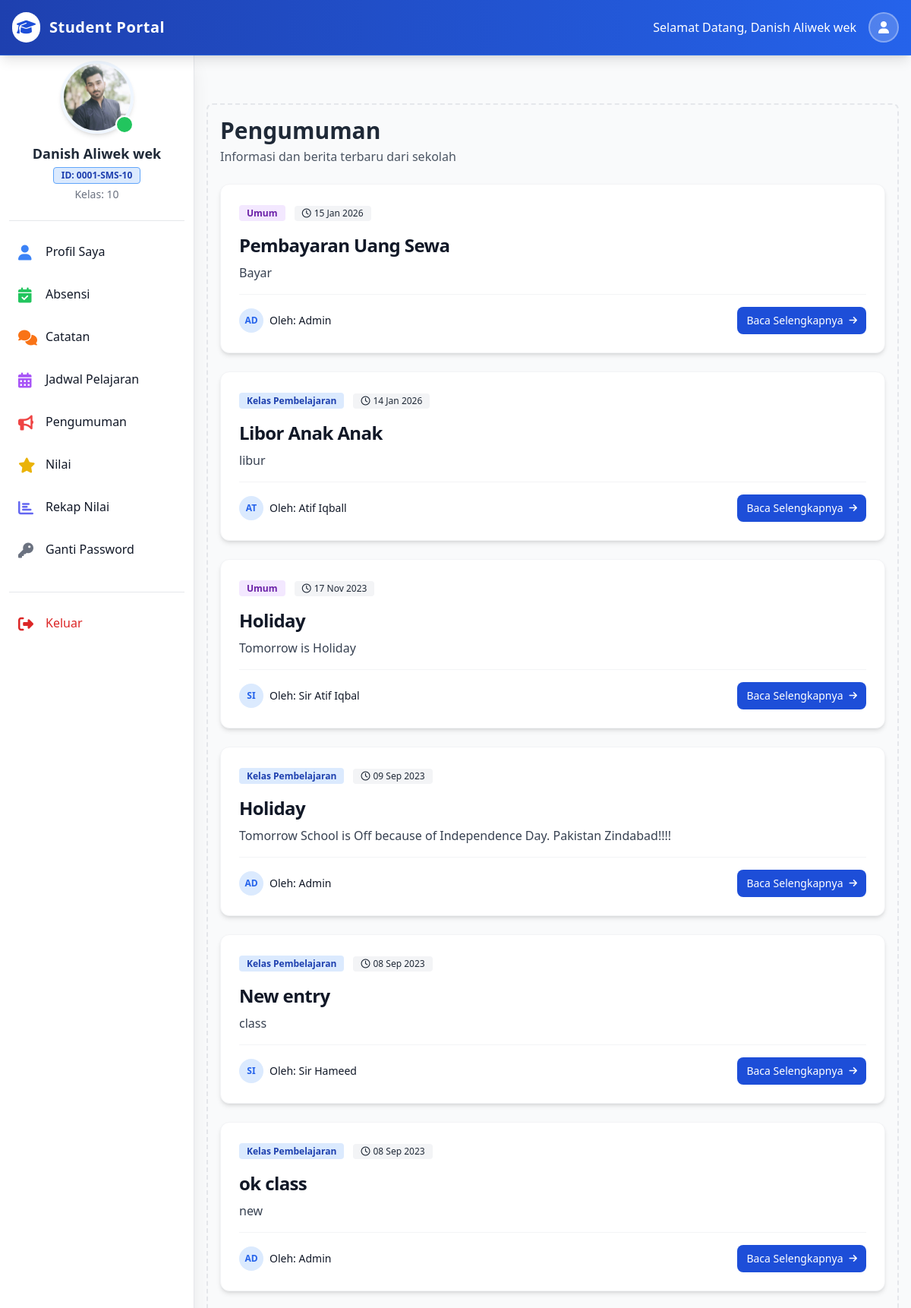
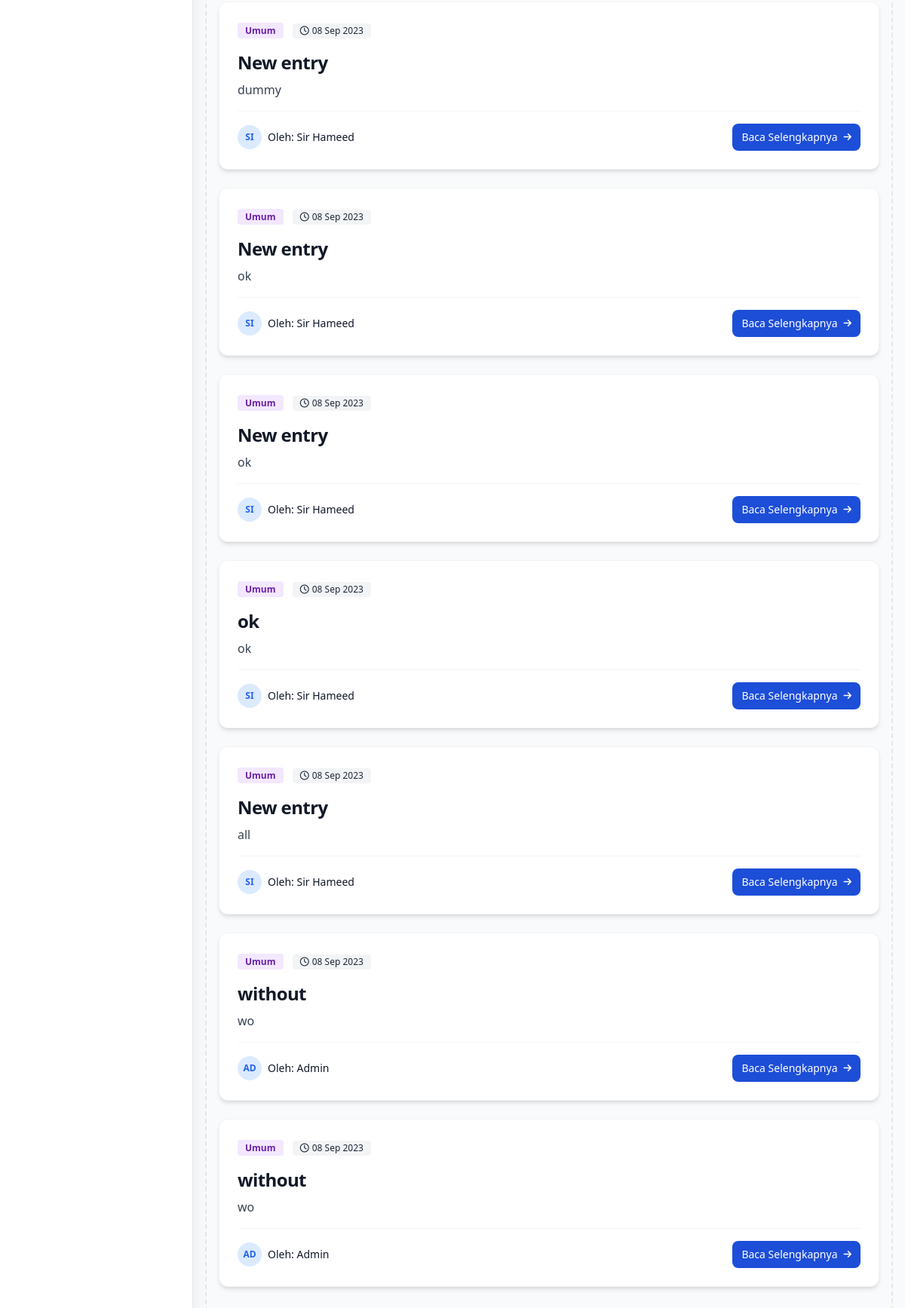
/siswa/index.php?pengumuman (signed in), run on the app's committed database (2 pictures, top to bottom).
### tables this page shows
CREATE TABLE `kelas` (
  `id_kelas` int NOT NULL,
  `nama_kelas` varchar(50) NOT NULL,
  `nama_mapel` varchar(300) NOT NULL,
  `nama_seksi` varchar(50) NOT NULL,
  `k_id_guru` int NOT NULL,
  `created_at` datetime NOT NULL DEFAULT CURRENT_TIMESTAMP
);

CREATE TABLE `pengumuman` (
  `id_pengumuman` int NOT NULL,
  `judul_pengumuman` varchar(50) NOT NULL,
  `ket_pengumuman` varchar(300) NOT NULL,
  `p_id_kelas` int DEFAULT NULL,
  `p_id_kirim` int NOT NULL,
  `pengirim` varchar(50) NOT NULL,
  `tanggal_pengumuman` datetime NOT NULL DEFAULT CURRENT_TIMESTAMP
);

### siswa/pengumuman.php (the view, shortened to what this page needs)
<div class="p-4 sm:ml-64">
    <div class="p-4 border-2 border-gray-200 border-dashed rounded-lg mt-14">
        <div class="mb-6 text-center lg:text-left">
             <h1 class="text-3xl font-bold text-gray-800">Pengumuman</h1>
             <p class="text-gray-600 mt-1">Informasi dan berita terbaru dari sekolah</p>
        </div>
        <div class="space-y-6">
            <?php
            $student_class = $_SESSION['student_class'];
            $notice_sql = "SELECT * FROM `pengumuman`
                           WHERE `p_id_kelas` = '$student_class' OR `p_id_kelas` IS NULL
                           ORDER BY `tanggal_pengumuman` DESC";
            $notice_result = $conn->query($notice_sql);
            if ($notice_result && $notice_result->num_rows > 0) {
                while ($notice = $notice_result->fetch_assoc()) {
                    $limited_text = substr(strip_tags($notice['ket_pengumuman']), 0, 200);
                    $limited_text = strlen(strip_tags($notice['ket_pengumuman'])) > 200 ? $limited_text . '...' : $limited_text;
                    $is_global = is_null($notice['p_id_kelas']);
                    $badge_class = $is_global ? 'bg-purple-100 text-purple-800' : 'bg-blue-100 text-blue-800';
                    $badge_text = $is_global ? 'Umum' : 'Kelas Pembelajaran';
            ?>
                <div class="bg-white rounded-xl shadow-md overflow-hidden hover:shadow-lg transition-shadow duration-300 border border-gray-100">
                    <div class="p-6">
                        <div class="flex justify-between items-start mb-4">
                            <div>
                                <span class="<?= $badge_class ?> text-xs font-semibold px-2.5 py-0.5 rounded mr-2"><?= $badge_text ?></span>
                                <span class="bg-gray-100 text-gray-800 text-xs font-medium inline-flex items-center px-2.5 py-0.5 rounded">
                                    <i class="far fa-clock mr-1"></i> <?= date('d M Y', strtotime($notice['tanggal_pengumuman'])) ?>
                                </span>
                            </div>
                        </div>
                        <h5 class="mb-2 text-2xl font-bold tracking-tight text-gray-900"><?= htmlspecialchars($notice['judul_pengumuman']) ?></h5>
                        <p class="mb-3 font-normal text-gray-700"><?= $limited_text ?></p>
                        <div class="flex items-center justify-between mt-4 pt-4 border-t border-gray-100">
                             <div class="flex items-center space-x-2">
                                <div class="w-8 h-8 rounded-full bg-blue-100 flex items-center justify-center text-blue-600 font-bold text-xs">
                                    <?= strtoupper(substr($notice['pengirim'], 0, 2)) ?>
                                </div>
                                <span class="text-sm font-medium text-gray-900">Oleh: <?= htmlspecialchars($notice['pengirim']) ?></span>
                             </div>
                             <a href="index.php?lihat_pengumuman&id=<?= $notice['id_pengumuman'] ?>" class="inline-flex items-center px-3 py-2 text-sm font-medium text-center text-white bg-blue-700 rounded-lg hover:bg-blue-800 focus:ring-4 focus:outline-none focus:ring-blue-300 transition-colors">
                                Baca Selengkapnya
                                <i class="fas fa-arrow-right ml-2 text-xs"></i>
                            </a>
                        </div>
                    </div>
                </div>
            <?php
                }
            }
            ?>
        </div>
        <div class="h-20"></div>
    </div>
</div>

### siswa/partials/student_sidebar.php
<?php
    require_once('../partials/_connection.php');
    $student_pic = $_SESSION['student_pic'];
    $student_name = $_SESSION['student_name'];
    $student_rollno = $_SESSION['student_rollno'];
    $student_class_id = $_SESSION['student_class'];
    $fetch_class_sql = "SELECT nama_kelas FROM kelas WHERE id_kelas = '$student_class_id' ";
    $class_result = $conn->query($fetch_class_sql);
    $fetch_class_row = $class_result->fetch_assoc();
    $student_class = $fetch_class_row['nama_kelas'];
?>
<aside class="fixed left-0 top-16 w-64 h-full bg-white shadow-xl overflow-y-auto border-r border-gray-200 z-10 transition-transform -translate-x-full sm:translate-x-0" id="logo-sidebar">
    <div class="h-full px-3 py-4 overflow-y-auto bg-white">
        <div class="flex flex-col items-center pb-6 border-b border-gray-200 mb-4">
            <div class="relative">
                <img class="w-24 h-24 rounded-full object-cover border-4 border-blue-50 shadow-md" src="../admin/admin_images/registration/<?= $student_pic ?>" alt="Profile" onerror="this.src='https://ui-avatars.com/api/?name=<?= urlencode($student_name) ?>&background=random'">
                <div class="absolute bottom-0 right-0 w-6 h-6 bg-green-500 border-2 border-white rounded-full"></div>
            </div>
            <h5 class="mt-3 text-lg font-bold text-gray-800 text-center"><?= htmlspecialchars($student_name) ?></h5>
            <div class="flex flex-col items-center text-sm text-gray-500 mt-1">
                <span class="bg-blue-100 text-blue-800 text-xs font-semibold px-2.5 py-0.5 rounded border border-blue-400">ID: <?= htmlspecialchars($student_rollno) ?></span>
                <span class="mt-1">Kelas: <?= htmlspecialchars($student_class) ?></span>
            </div>
        </div>
        <ul class="space-y-2 font-medium">
            <li>
                <a href="index.php?profil" class="flex items-center p-3 text-gray-900 rounded-lg hover:bg-blue-50 group transition duration-200">
                    <i class="fas fa-user w-6 h-6 text-xl text-blue-500 group-hover:text-blue-700"></i>
                    <span class="ml-3 group-hover:translate-x-1 transition-transform">Profil Saya</span>
                </a>
            </li>
            <li>
                <a href="index.php?absensi" class="flex items-center p-3 text-gray-900 rounded-lg hover:bg-blue-50 group transition duration-200">
                     <i class="fas fa-calendar-check w-6 h-6 text-xl text-green-500 group-hover:text-green-700"></i>
                    <span class="ml-3 group-hover:translate-x-1 transition-transform">Absensi</span>
                </a>
            </li>
            <li>
                <a href="index.php?catatan" class="flex items-center p-3 text-gray-900 rounded-lg hover:bg-blue-50 group transition duration-200">
                    <i class="fas fa-comments w-6 h-6 text-xl text-orange-500 group-hover:text-orange-700"></i>
                    <span class="ml-3 group-hover:translate-x-1 transition-transform">Catatan</span>
                </a>
            </li>
            <li>
                <a href="index.php?jadwal" class="flex items-center p-3 text-gray-900 rounded-lg hover:bg-blue-50 group transition duration-200">
                    <i class="fas fa-calendar-alt w-6 h-6 text-xl text-purple-500 group-hover:text-purple-700"></i>
                    <span class="ml-3 group-hover:translate-x-1 transition-transform">Jadwal Pelajaran</span>
                </a>
            </li>
            <li>
                <a href="index.php?pengumuman" class="flex items-center p-3 text-gray-900 rounded-lg hover:bg-blue-50 group transition duration-200">
                    <i class="fas fa-bullhorn w-6 h-6 text-xl text-red-500 group-hover:text-red-700"></i>
                    <span class="ml-3 group-hover:translate-x-1 transition-transform">Pengumuman</span>
                </a>
            </li>
            <li>
                <a href="index.php?nilai" class="flex items-center p-3 text-gray-900 rounded-lg hover:bg-blue-50 group transition duration-200">
                    <i class="fas fa-star w-6 h-6 text-xl text-yellow-500 group-hover:text-yellow-700"></i>
                    <span class="ml-3 group-hover:translate-x-1 transition-transform">Nilai</span>
                </a>
            </li>
            <li>
                <a href="index.php?rekap_nilai" class="flex items-center p-3 text-gray-900 rounded-lg hover:bg-blue-50 group transition duration-200">
                    <i class="fas fa-chart-bar w-6 h-6 text-xl text-indigo-500 group-hover:text-indigo-700"></i>
                    <span class="ml-3 group-hover:translate-x-1 transition-transform">Rekap Nilai</span>
                </a>
            </li>
            <li>
                <a href="index.php?ganti_password" class="flex items-center p-3 text-gray-900 rounded-lg hover:bg-blue-50 group transition duration-200">
                    <i class="fas fa-key w-6 h-6 text-xl text-gray-500 group-hover:text-gray-700"></i>
                    <span class="ml-3 group-hover:translate-x-1 transition-transform">Ganti Password</span>
                </a>
            </li>
        </ul>
        <div class="mt-8 border-t border-gray-200 pt-4">
            <ul class="space-y-2 font-medium">
                <li>
                     <a href="index.php?logout" class="flex items-center p-3 text-red-600 rounded-lg hover:bg-red-50 group transition duration-200">
                        <i class="fas fa-sign-out-alt w-6 h-6 text-xl"></i>
                        <span class="ml-3">Keluar</span>
                    </a>
                </li>
            </ul>
        </div>
    </div>
</aside>

### siswa/partials/student_head.php (style rules this page uses)
body { font-family: 'Inter', sans-serif; background-color: #f3f4f6; }

### data on the page
kelas: nama_kelas "10"
pengumuman: p_id_kelas "Umum", tanggal_pengumuman "15 Jan 2026", judul_pengumuman "Pembayaran Uang Sewa", ket_pengumuman "Bayar", pengirim "AD", pengirim "Admin"
pengumuman: p_id_kelas "Kelas Pembelajaran", tanggal_pengumuman "14 Jan 2026", judul_pengumuman "Libor Anak Anak", ket_pengumuman "libur", pengirim "AT", pengirim "Atif Iqball"
pengumuman: p_id_kelas "Umum", tanggal_pengumuman "17 Nov 2023", judul_pengumuman "Holiday", ket_pengumuman "Tomorrow is Holiday", pengirim "SI", pengirim "Sir Atif Iqbal"
pengumuman: p_id_kelas "Kelas Pembelajaran", tanggal_pengumuman "09 Sep 2023", judul_pengumuman "Holiday", ket_pengumuman "Tomorrow School is Off because of Independence Day. Pakistan Zindabad!!!!", pengirim "AD", pengirim "Admin"
pengumuman: p_id_kelas "Kelas Pembelajaran", tanggal_pengumuman "08 Sep 2023", judul_pengumuman "New entry", ket_pengumuman "class", pengirim "SI", pengirim "Sir Hameed"
pengumuman: p_id_kelas "Kelas Pembelajaran", tanggal_pengumuman "08 Sep 2023", judul_pengumuman "ok class", ket_pengumuman "new", pengirim "AD", pengirim "Admin"
pengumuman: p_id_kelas "Umum", tanggal_pengumuman "08 Sep 2023", judul_pengumuman "New entry", ket_pengumuman "dummy", pengirim "SI", pengirim "Sir Hameed"
pengumuman: p_id_kelas "Umum", tanggal_pengumuman "08 Sep 2023", judul_pengumuman "New entry", ket_pengumuman "ok", pengirim "SI", pengirim "Sir Hameed"
pengumuman: p_id_kelas "Umum", tanggal_pengumuman "08 Sep 2023", judul_pengumuman "New entry", ket_pengumuman "ok", pengirim "SI", pengirim "Sir Hameed"
pengumuman: p_id_kelas "Umum", tanggal_pengumuman "08 Sep 2023", judul_pengumuman "ok", ket_pengumuman "ok", pengirim "SI", pengirim "Sir Hameed"
pengumuman: p_id_kelas "Umum", tanggal_pengumuman "08 Sep 2023", judul_pengumuman "New entry", ket_pengumuman "all", pengirim "SI", pengirim "Sir Hameed"
pengumuman: p_id_kelas "Umum", tanggal_pengumuman "08 Sep 2023", judul_pengumuman "without", ket_pengumuman "wo", pengirim "AD", pengirim "Admin"
pengumuman: p_id_kelas "Umum", tanggal_pengumuman "08 Sep 2023", judul_pengumuman "without", ket_pengumuman "wo", pengirim "AD", pengirim "Admin"

### other printed values
$student_name "Danish Aliwek wek"
$student_rollno "0001-SMS-10"
